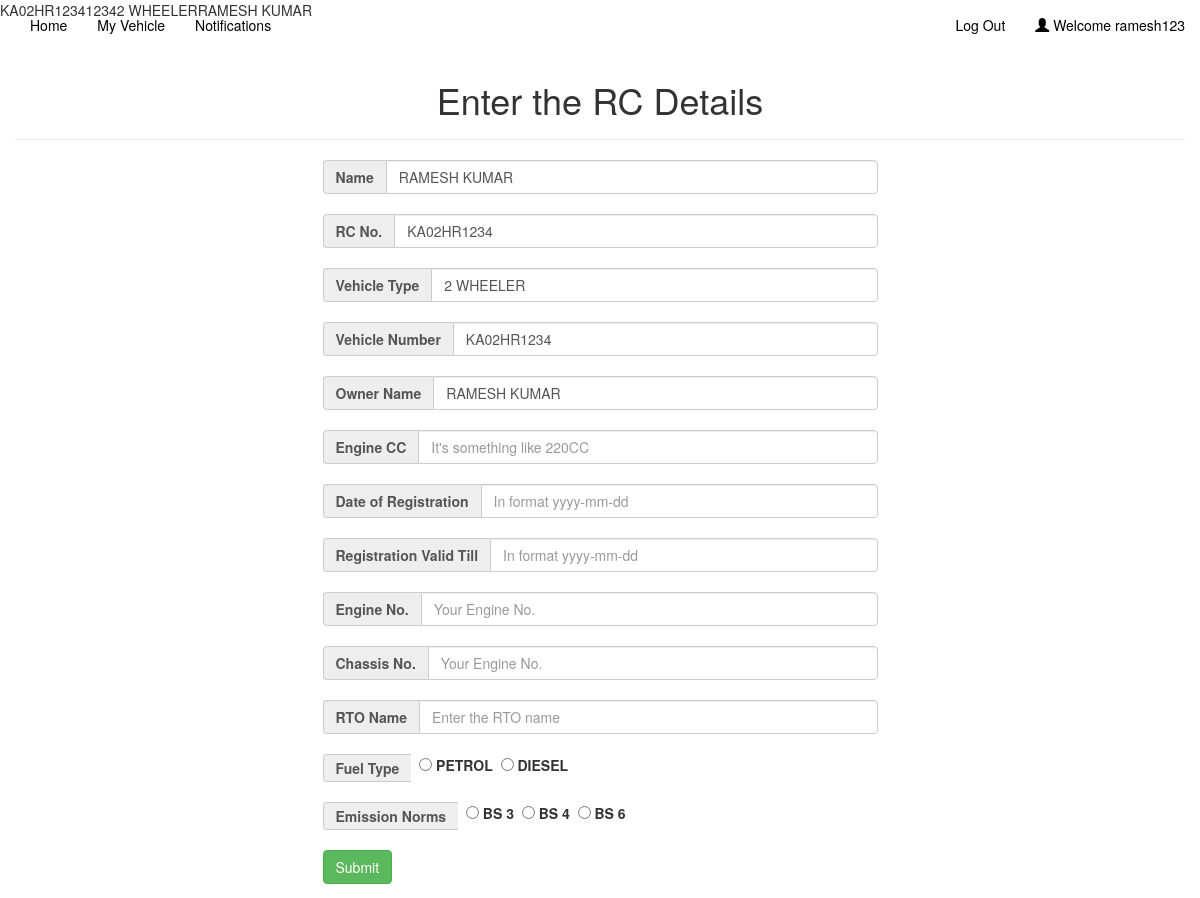
The app's page /bookingRC.php?id=KA02HR1234 (signed in) with its own data.
### tables this page shows
CREATE TABLE `user` (
  `user_id` int(11) NOT NULL,
  `user_type` varchar(15) DEFAULT NULL,
  `password` varchar(15) DEFAULT NULL,
  `fname` varchar(255) DEFAULT NULL,
  `lname` varchar(255) DEFAULT NULL,
  `email` varchar(255) DEFAULT NULL,
  `username` varchar(255) DEFAULT NULL
);

CREATE TABLE `registered_vehicle` (
  `user_id` int(11) NOT NULL,
  `veh_id` int(10) NOT NULL,
  `veh_no` char(10) NOT NULL,
  `maker` varchar(15) DEFAULT NULL,
  `model` varchar(15) DEFAULT NULL,
  `veh_type` varchar(10) DEFAULT NULL,
  `engine_cc` int(11) DEFAULT NULL,
  `chassis_no` bigint(20) DEFAULT NULL
);

### bookingRC.php (the view, shortened to what this page needs)
<?php
$servername = "localhost";
$usernam = "root";
$password = "";
$database = "reg_veh";
$connection = mysqli_connect($servername, $usernam, $password, $database);
$username = $_SESSION['username'];
$veh_no = $_GET['id'];
$query = "SELECT  `fname`, `lname`, `email` FROM `user` WHERE username='$username'";
$result = mysqli_query($connection, $query);
$row = mysqli_fetch_assoc($result);
$uid_query = "SELECT user_id FROM user WHERE username = '$username';";
$uid_res = mysqli_query($connection, $uid_query);
$userid = mysqli_fetch_assoc($uid_res);
$user_id = $userid['user_id'];
echo $user_id;
$veh_type_query = "SELECT veh_type FROM registered_vehicle WHERE user_id = $user_id AND veh_no = '$veh_no';";
$veh_type_res = mysqli_query($connection, $veh_type_query);
$vehtype = mysqli_fetch_assoc($veh_type_res);
$veh_type = $vehtype['veh_type'];
echo $veh_type;
$ownname_query = "SELECT fname, lname FROM user where user_id = $user_id;";
$ownname_res = mysqli_query($connection, $ownname_query);
$ownname_ar = mysqli_fetch_assoc($ownname_res);
$ownname = $ownname_ar['fname'] . ' ' . $ownname_ar['lname'];
echo $ownname;
$enginecc_query = "SELECT engine_cc FROM registered_vehicle WHERE user_id=7424 AND veh_no= 'KA86CY5390';";
$enginecc_res = mysqli_query($connection, $enginecc_query);
$enginecc = mysqli_fetch_assoc($enginecc_res);
$engine_cc = $enginecc['engine_cc'];
?>
<!DOCTYPE html>
<html lang="en">
<head>
    <link rel="stylesheet" href="https://maxcdn.bootstrapcdn.com/bootstrap/3.3.7/css/bootstrap.min.css">
    <link rel="stylesheet" href="css/wickedpicker.min.css">
    <link rel="stylesheet" href="//code.jquery.com/ui/1.12.1/themes/base/jquery-ui.css">
    <link rel="stylesheet" href="sweetalert2/sweetalert2.css">
    <link rel="stylesheet" href="animate.css">
    <link rel="stylesheet" href="style.css">
</head>
<body>
    <?php include 'navbar.php'; ?>
    <br>
    <div class="container">
        <div class="row">
            <div class="page-header">
                <h1 style="text-align:center;">Enter the RC Details</h1>
            </div>
            <div class="col-md-3"></div>
            <div class="col-md-6">
                <form class="animated bounce" action="bookingactionRC.php" method="post">
                    <div class="input-group">
                        <span class="input-group-addon"><b>Name</b></span>
                        <input id="name" type="text" class="form-control" name="name" value="<?php echo $row['fname'] . " " . $row['lname']; ?>" required>
                    </div>
                    <br>
                    <div class="input-group">
                        <span class="input-group-addon"><b>RC No.</b></span>
                        <input id="name" type="text" class="form-control" name="rcno" value="<?php echo $veh_no; ?>" required>
                    </div>
                    <br>
                    <div class="input-group">
                        <span class="input-group-addon"><b>Vehicle Type</b></span>
                        <input id="maker" type="text" class="form-control" name="vehtype" placeholder="2/4 WHEELER" value="<?php echo $veh_type; ?>" required>
                    </div>
                    <br>
                    <div class="input-group">
                        <span class="input-group-addon"><b>Vehicle Number</b></span>
                        <input id="vehno" type="text" class="form-control" name="vehno" placeholder="Your vehicle number" value="<?php echo $veh_no; ?>" required>
                    </div>
                    <br>
                    <div class="input-group">
                        <span class="input-group-addon"><b>Owner Name</b></span>
                        <input id="model" type="text" class="form-control" name="ownname" placeholder="Enter the name of the owner" value="<?php echo $ownname; ?>" required>
                    </div>
                    <br>
                    <div class="input-group">
                        <span class="input-group-addon"><b>Engine CC</b></span>
                        <input id="enginecc" type="text" class="form-control" name="enginecc" placeholder="It's something like 220CC" value="<?php echo $engine_cc; ?>" required>
                    </div>
                    <br>
                    <div class="input-group">
                        <span class="input-group-addon"><b>Date of Registration</b></span>
                        <input id="chassisno" type="text" class="form-control" name="dateofreg" placeholder="In format yyyy-mm-dd">
                    </div>
                    <br>
                    <div class="input-group">
                        <span class="input-group-addon"><b>Registration Valid Till</b></span>
                        <input id="uid" type="text" class="form-control" name="regvalidity" placeholder="In format yyyy-mm-dd">
                    </div>
                    <br>
                    <div class="input-group">
                        <span class="input-group-addon"><b>Engine No.</b></span>
                        <input id="uid" type="text" class="form-control" name="engineno" placeholder="Your Engine No.">
                    </div>
                    <br>
                    <div class="input-group">
                        <span class="input-group-addon"><b>Chassis No.</b></span>
                        <input id="uid" type="text" class="form-control" name="chassisno" placeholder="Your Engine No.">
                    </div>
                    <br>
                    <div class="input-group">
                        <span class="input-group-addon"><b>RTO Name</b></span>
                        <input id="uid" type="text" class="form-control" name="rtoname" placeholder="Enter the RTO name">
                    </div>
                    <br>
                    <div class="input-group" id="type">
                        <span class="input-group-addon"><b>Fuel Type</b></span> &nbsp;
                        <label><input type="radio" name="fueltype" value="PETROL"> PETROL</label> &nbsp;
                        <label><input type="radio" name="fueltype" value="DIESEL"> DIESEL</label>
                    </div>
                    <br>
                    <div class="input-group" id="type">
                        <span class="input-group-addon"><b>Emission Norms</b></span> &nbsp;
                        <label><input type="radio" name="enorm" value="BSIII"> BS 3</label> &nbsp;
                        <label><input type="radio" name="enorm" value="BSIV"> BS 4</label> &nbsp;
                        <label><input type="radio" name="enorm" value="BSVI"> BS 6</label>
                    </div>
                    <br>
                    <input type="submit" name="submit" class="btn btn-success">
                </form>
            </div>
            <div class="col-md-3"></div>
        </div>
    </div>
</body>
</html>

### records on screen
user: user_id "1234", ownname "RAMESH KUMAR", name "RAMESH KUMAR"
registered_vehicle: veh_type "2 WHEELER", vehtype "2 WHEELER"

### other values on screen
$_SESSION['username'] "ramesh123"
